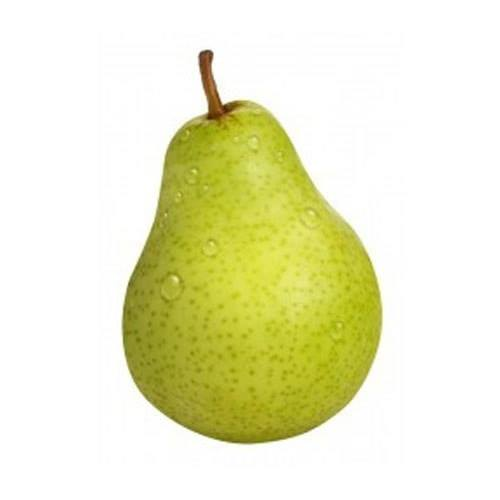
#> input picture le.jpg, 500 x 500 px
$ jupyter execute --allow-errors 'Image Processing project.ipynb'
#> lines starting #> are read from the running program, lines starting #| are printed output that depends on the picture; after the words box and inside, x2 and y2 are one past the last pixel; in counts of white or black regions, pixels touching at a corner belong together
### assignment.py
from __future__ import print_function, division
import numpy as np
import math
import cv2
from matplotlib import pyplot as mlt

class FreemanChainCode(object):
    def __init__(self, image_path, **kwargs):
        """
        Required arguments:
        - image_path: the location of image, remember '/' with Linux and '\\' with Windows
        Optional arguments:
        - direction: number of direction of chaincode
        Default is 8
        - object_location: list of tuple elements location of object in image
        Default is [(20,218),(20,218)]
        - threshold: choose a threshold for detect object clearly with environment
        Default is 60
        - kernel_size: the size of kernel use for opening and closing to let picture clear, this kernel with have square shape
        Default is 10
        - morno: choose that you will use closing or opening or none
        Default is 'closing'
        """
        self.path = image_path
        self.direction = kwargs.pop('direction', 8)
        self.object_location = kwargs.pop('location', [(20,218),(20,218)])
        self.thresh = kwargs.pop('threshold', 60)
        self.kernel_size = kwargs.pop('kernel_size', 10)
        self.mor = kwargs.pop('morno', 'closing')
        self.length = kwargs.pop('shape_length', 1)

    def _preprocessing(self):
        image = cv2.imread(self.path,0)
        boudary = self.object_location
        if np.sum(boudary) != 0:
            image = image[boudary[0][0]:boudary[0][1],boudary[1][0]:boudary[1][1]]
        if image[0,0] > 80:
            ret, img = cv2.threshold(image, self.thresh,255, cv2.THRESH_BINARY_INV)
        else:
            ret, img = cv2.threshold(image, self.thresh,255, cv2.THRESH_BINARY)
        return img

    def _start_point(self):
        if self.mor == 'closing':
            img = self._closing()
        if self.mor == 'opening':
            img = self._opening()
        if self.mor == 'None':
            img = self._preprocessing()
        for i, row in enumerate(img):
            for j, value in enumerate(row):
                if value == 255:
                    start_point = (i, j)
                    break
            else:
                continue
            break
        return start_point, img
    def _closing(self):
        kernel = np.ones((self.kernel_size,self.kernel_size),np.uint8)
        img = self._preprocessing()
        closing = cv2.morphologyEx(img, cv2.MORPH_CLOSE, kernel)
        return closing
    def _opening(self):
        kernel = np.ones((self.kernel_size,self.kernel_size),np.uint8)
        img = self._preprocessing()
        opening = cv2.morphologyEx(img, cv2.MORPH_OPEN, kernel)
        return opening
    def _get_chain_code(self):
        '''
        Get chain code by direction
        '''
        start_point, img = self._start_point()
        if self.direction == 4:
            dicrections = [   0,
                           1,    2,
                              3    ]
            num_necess = 3
        elif self.direction == 8:
            directions = [ 0,  1,  2,
                           7,      3,
                           6,  5,  4]
            num_necess = 5
        dir2idx = dict(zip(directions, range(len(directions))))
        move = self.length
        # Move the current point follow the direction
        if self.direction == 8:
            # Columns
            change_x =   [-move,  0, move,
                          -move,     move,
                          -move,  0, move]

            # Rows
            change_y =   [-move,-move,-move,
                           0,             0,
                           move, move, move]
        elif self.direction == 4:
            # Columns
            change_x = [       0,
                        -move,    move,
                               0       ]
            # Rows
            change_y = [     -move,
                         0,        0,
                              move    ]

        # Border for drawing the boundary when finish the job
        border = []
        chain = []
        curr_point = start_point
        '''
        This find the first shape, the direction we choose to move our chain code
        '''
        for direction in directions:
            idx = dir2idx[direction]
            # Move to each directions to find the true way
            new_point = (start_point[0]+change_y[idx], start_point[1]+change_x[idx])
            if img[new_point] != 0:
                border.append(new_point)
                chain.append(direction)
                curr_point = new_point
                break
        count = 0
        while(count < 30):
            while curr_point != start_point:
                # Make sure the direction always be the first opposite with the current direction
                b_direction = (direction + num_necess) % self.direction
                if self.direction > 4:
                    b_direction += 1
                dirs_1 = range(b_direction, 8)
                dirs_2 = range(0, b_direction)
                dirs = []
                dirs.extend(dirs_1)
                dirs.extend(dirs_2)
                for direction in dirs:
                    idx = dir2idx[direction]
                    new_point = (curr_point[0]+change_y[idx], curr_point[1]+change_x[idx])
                    if img[new_point] != 0:
                        border.append(new_point)
                        chain.append(direction)
                        curr_point = new_point
                        break
                count += 1
            if self.length == 1:
                move+=1
            else:
                break
        return border, chain, img, move
    def _different(self):
        '''
        Return the different from chain code
        '''
        directions = self.direction
        _,chain_code,_,_ = self._get_chain_code()
        result = []
        dir = list(range(directions))
        len_code = len(chain_code)
        for i in range(len_code):
            step = [dir.index(chain_code[i]), dir.index(chain_code[i-1])]
            if i ==0:
                step = [dir.index(chain_code[len_code-1]), dir.index(chain_code[0])]
            temp = (dir.index(chain_code[i])-dir.index(chain_code[i-1]))
            if temp < 0:
                minimum = min(step)
                maximum = max(step)
                temp = len(dir[:minimum])+len(dir[maximum:])
            result.append(temp)
        return result
    def result(self):
        '''
        This function give the final result, return the boundary point of object
        '''
        border, chain, img, length = self._get_chain_code()
        diff = self._different()
        shape = [diff[len(diff)-1]] + diff[:(len(diff)-1)]
        chain_code = (''.join([str(i) for i in chain]))
        differ = (''.join([str(i) for i in diff]))
        shape_no = (''.join([str(i) for i in chain_code]))
        return border, chain_code, differ, shape_no, img, length
    # [12 lines left out: function show, not called in this run]

### Image Processing project.ipynb
[cell 1]
import numpy as np
import math
import cv2
from matplotlib import pyplot as mlt
# comment something to push

[cell 2]
img_path = 'le.jpg'
image = cv2.imread(img_path,0)
#> image: shape (500, 500); min 38, max 255, mean 231.9
# mlt.imshow(image)
# print(image.shape)
# image = np.reshape(a, (-1, 28)).astype(np.uint8)
boudary = [(0,0),(0,0)]
#[(20,218),(20,218)]
if np.sum(boudary) != 0:
    image = image[boudary[0][0]:boudary[0][1],boudary[1][0]:boudary[1][1]]
# print(image[0,0])
if image[0,0] > 80:
    ret, img = cv2.threshold(image, 200,255, cv2.THRESH_BINARY_INV)
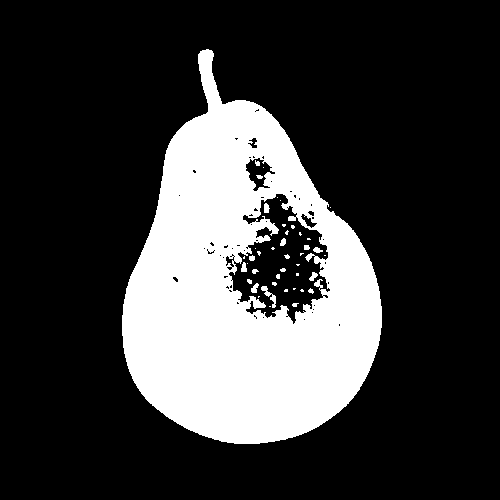
#> img: shape (500, 500); 23.2% white; 43 white regions (27 under 20 px), largest, box (x1, y1, x2, y2) and area: (122, 49, 382, 444) 57284, (261, 286, 276, 308) 107, (251, 283, 259, 293) 49
else:
    ret, img = cv2.threshold(image, 60,255, cv2.THRESH_BINARY)
# image = image[20:218,20:218]
# mlt.imshow(image, cmap='Greys')
mlt.imshow(img, cmap='Greys')

[cell 3]
print(img)
#> (printed output is left out)

[cell 4]
ret,img = cv2.threshold(image,200,255,cv2.THRESH_BINARY_INV)
mlt.imshow(img, cmap = 'Greys')

[cell 5]
print(img)
#> (printed output is left out)

[cell 6]
kernel = np.ones((10,10),np.uint8)
temp = cv2.dilate(img, kernel, iterations = 1)
#> temp: shape (500, 500); 28.2% white; 1 white region, box (x1, y1, x2, y2) and area: (118, 45, 387, 449) 70564
mlt.imshow(temp, cmap = 'Greys')

[cell 7]
kernel = np.ones((10,10),np.uint8)
# closing = cv2.morphologyEx(img, cv2.MORPH_CLOSE, kernel)
# dilation = cv2.dilate(img,kernel,iterations = 1)
closing = cv2.morphologyEx(img, cv2.MORPH_CLOSE, kernel)
#> closing: shape (500, 500); 24.8% white; 3 white regions, box (x1, y1, x2, y2) and area: (123, 50, 383, 445) 61861, (297, 265, 301, 277) 37, (281, 269, 287, 273) 20

mlt.imshow(closing,cmap = 'Greys')

[cell 8]
img = closing
print((img.shape))
#| (500, 500)

[cell 9]
print(img)
#> (printed output is left out)

[cell 10]
for i, row in enumerate(img):
    for j, value in enumerate(row):
#         cv2.circle(img,(i,j),5,150,1)
        if value == 255:
            start_point = (i, j)
            print(start_point, value)
            break
    else:
        continue
    break
#> this loop made 51 passes
#| (50, 207) 255

[cell 11]
# cv2.circle(img,start_point[::-1],5,150,2)
# mlt.imshow(img, cmap='Greys')

[cell 12]
directions = [ 0,  1,  2,
               7,      3,
               6,  5,  4]
dir2idx = dict(zip(directions, range(len(directions))))
# print(dir2idx)
temp = 1
change_j =   [-temp,  0, temp, # x or columns
              -temp,    temp,
              -temp,  0, temp]

change_i =   [-temp, -temp, -temp, # y or rows
               0,      0,
               temp, temp,temp]

border = []
chain = []
curr_point = start_point
for direction in directions:
#     print(direction)
    idx = dir2idx[direction]
#     print(idx)
    new_point = (start_point[0]+change_i[idx], start_point[1]+change_j[idx])
#     print("New point: {}, {}".format(new_point, img[new_point]))
    if img[new_point] != 0: # if is ROI
        border.append(new_point)
        chain.append(direction)
        curr_point = new_point
        break
#> after the loop, border = [(50, 208)]; chain = [3]

count = 0
while(count < 30):
    while curr_point != start_point:
        #figure direction to start search
    #     cv2.circle(img,curr_point[::-1],5,150,2)

        b_direction = (direction + 5) % 8
        b_direction += 1
        dirs_1 = range(b_direction, 8)
        dirs_2 = range(0, b_direction)
        dirs = []
        dirs.extend(dirs_1)
        dirs.extend(dirs_2)
        for direction in dirs:
            idx = dir2idx[direction]
            new_point = (curr_point[0]+change_i[idx], curr_point[1]+change_j[idx])
            if img[new_point] != 0:
                border.append(new_point)
                chain.append(direction)
                curr_point = new_point
                break
        count += 1
    temp+=1
#> after the loop, border = 976 pairs, first value 50 to 444, second value 123 to 382; chain = 976 values, max 7 at index 407, min 0 at index 522, mean 3.44; count = 975; temp = 2

[cell 13]
print(count)
#| 975
print(chain)
#> (printed output is left out)

[cell 14]
mlt.imshow(img, cmap='Greys')
mlt.plot([i[1] for i in border], [i[0] for i in border])
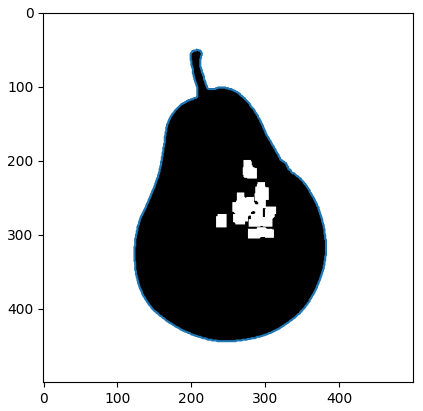
#> figure drawn by matplotlib, 1 panel

[cell 15]
my_list=["Alex:1990:London", "Tony:1993:NYC", "Kate:2001:Beijing", "Tony:2001:LA", "Alex:1978:Shanghai"]
dict = {}
for idx, content in enumerate(my_list):
    name = content[:(content.index(':'))]
    if name not in dict:
        dict[name] = []
    dict[name].append(my_list[idx])

[cell 16]
def properNounCorrection(noun):
    noun = noun.lower()
    a = list(noun)
    a[0]= a[0].upper()
    a = ''.join(a)
    print(a)
properNounCorrection('oNAD')

[cell 17]
a = [0,1,2,3,4,5,6,7]
b = [0,0,0,0,6,0,6,6,6,6,6,6,6,6,4,4,4,4,4,4,2,4,2,2,2,2,2,0,2,2,0,2]
c = [6,0,0,0,6,2,6,0,0,0,0,0,0,0,6,0,0,0,0,0,6,2,6,0,0,0,0,6,2,0,6,2]
l = len(b)
p = []
def _different(direction, chain_code):
#> called with direction = 8
    result = []
    direction = list(range(direction))
    len_code = len(chain_code)
    for i in range(len_code):
        step = [direction.index(chain_code[i]), direction.index(chain_code[i-1])]
        if i ==0:
            step = [direction.index(chain_code[len_code-1]), direction.index(chain_code[0])]
        temp = (direction.index(chain_code[i])-direction.index(chain_code[i-1]))
        if temp < 0:
            minimum = min(step)
            maximum = max(step)
            temp = len(direction[:minimum])+len(direction[maximum:])
        result.append(temp)
    return result
d = _different(8,b)
print(d)

[cell 18]
print((''.join([str(i) for i in b])))
#| 00006066666666444444242222202202
print((''.join([str(i) for i in d])))
#| 60006260000000600000626000062062

[cell 19]
temp = [1,2,3]
print([0]+temp)

[cell 20]
from __future__ import print_function, division
import numpy as np
import math
import cv2
from matplotlib import pyplot as mlt

class FreemanChainCode(object):
    # [184 lines left out: functions __init__, _preprocessing, _start_point, _closing, _opening, _get_chain_code and 3 more, not called in this run]

[cell 21]
from assignment import FreemanChainCode
from stringmatching import *
seven = FreemanChainCode(image_path = 'seven.png', location = [(0,0),(0,0)], morno = 'opening')
five = FreemanChainCode(image_path = 'five.jpg')
zero = FreemanChainCode(image_path = 'zero.png')
#> (the rest of this cell did not finish here and is left out)

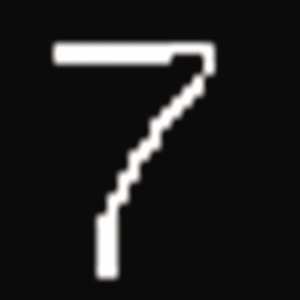
#> input picture seven.png, 300 x 300 px
#> in _preprocessing, `ret, img = cv2.threshold(image, self.thresh,255, cv2.THRESH_BINARY)`:
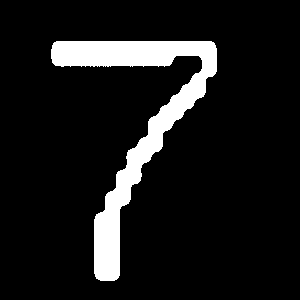
#> img: shape (300, 300); 9.9% white; 1 white region, box (x1, y1, x2, y2) and area: (51, 41, 217, 281) 8945
#> in _preprocessing, `ret, img = cv2.threshold(image, self.thresh,255, cv2.THRESH_BINARY)`: ret = 60
#> in _opening, `opening = cv2.morphologyEx(img, cv2.MORPH_OPEN, kernel)`:
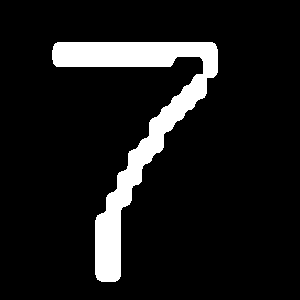
#> opening: shape (300, 300); 9.9% white; 1 white region, box (x1, y1, x2, y2) and area: (52, 42, 218, 282) 8907
#> the loop in _start_point, `for i, row in enumerate(img):` made 43 passes
#> in _get_chain_code, `start_point, img = self._start_point()`: start_point = (42, 57)
#> the loop in _get_chain_code, `for direction in directions:` made 5 passes
#> curr_point on pass 5: (42, 58)
#> new_point on passes 1 to 4: (41, 56), (41, 57), (41, 58), (42, 56)
#> after the loop in _get_chain_code, `for direction in directions:`: border = [(42, 58)]; chain = [3]
#> after the loop in _get_chain_code, `while(count < 30):`: border = 877 pairs, first value 42 to 281, second value 52 to 217; chain = 877 values, max 7 at index 191, min 0 at index 443, mean 4; count = 876; move = 2
#> the loop in _start_point (call 2), `for i, row in enumerate(img):` made 43 passes
#> the loop in _get_chain_code (call 2), `for direction in directions:` made 5 passes
#> in _different, `_,chain_code,_,_ = self._get_chain_code()`: chain_code has the same summary as chain in _get_chain_code
#> in _different, `len_code = len(chain_code)`: len_code = 877
#> the loop in _different, `for i in range(len_code):` made 877 passes
#> (minimum, maximum) on passes 157, 160, 163, 188, 198, 199, 215, 217, 219, 222, 224, 227: (3, 4), (4, 5), (4, 5), (5, 6), (6, 7), (5, 6), (5, 6), (5, 6), (6, 7), (6, 7), (6, 7), (5, 6)
#> after the loop in _different, `for i in range(len_code):`: maximum = 3; minimum = 2; result = 877 values, max 7 at index 156, min 0 at index 1, mean 0.985
#> in result, `diff = self._different()`: diff has the same summary as result in _different
#> in result, `shape = [diff[len(diff)-1]] + diff[:(len(diff)-1)]`: shape = 877 values, max 7 at index 0, min 0 at index 2, mean 0.985
_,_,_,shape_2,_ = five.result()
_,_,_,shape_3,_ = zero.result()
print(similarity(shape_2,shape_1))

[cell 22]
from assignment import FreemanChainCode
from stringmatching import *
triangle = FreemanChainCode(image_path = 'triangle.png', threshold = 200, location = [(0,0),(0,0)])
rectangle = FreemanChainCode(image_path= 'rectangle.png', location = [(0,0),(0,0)])
square = FreemanChainCode(image_path= 'square.png', location = [(0,0),(0,0)])
_,_,a,shape_1,_,_ = triangle.result()
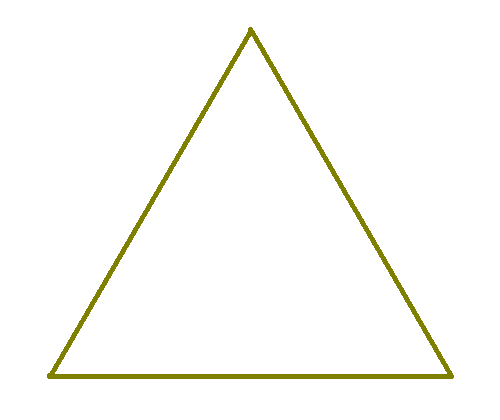
#> input picture triangle.png, 500 x 420 px
#> in _preprocessing (call 3), `image = cv2.imread(self.path,0)`: image: shape (420, 500); values 122 (black) and 255 (white), 97.2% white; 1 black region, box (x1, y1, x2, y2) and area: (47, 27, 454, 379) 5870
#> in _preprocessing (call 3), `ret, img = cv2.threshold(image, self.thresh,255, cv2.THRESH_BINARY_INV)`: ret = 200
#> in _closing, `closing = cv2.morphologyEx(img, cv2.MORPH_CLOSE, kernel)`:
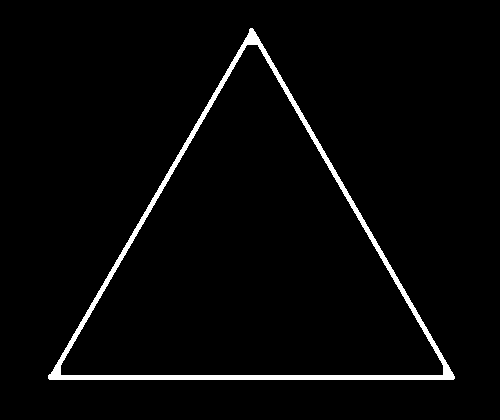
#> closing: shape (420, 500); 2.8% white; 1 white region, box (x1, y1, x2, y2) and area: (48, 28, 455, 380) 5965
#> the loop in _different (call 2), `for i in range(len_code):` made 1109 passes
_,_,b,shape_2,_,_ = rectangle.result()
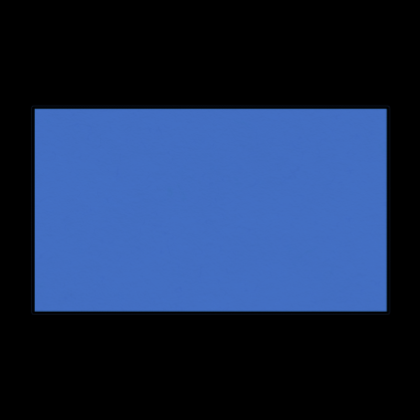
#> input picture rectangle.png, 420 x 420 px
#> in _preprocessing (call 5), `image = cv2.imread(self.path,0)`:
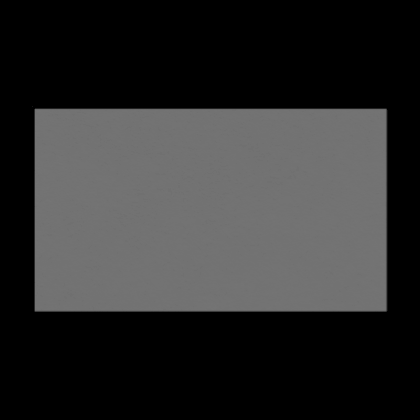
#> image: shape (420, 420); min 0, max 117, mean 46.3
#> in _preprocessing (call 5), `ret, img = cv2.threshold(image, self.thresh,255, cv2.THRESH_BINARY)`: img: shape (420, 420); 40.5% white; 1 white region, box (x1, y1, x2, y2) and area: (35, 109, 387, 312) 71423
#> in _closing (call 3), `closing = cv2.morphologyEx(img, cv2.MORPH_CLOSE, kernel)`:
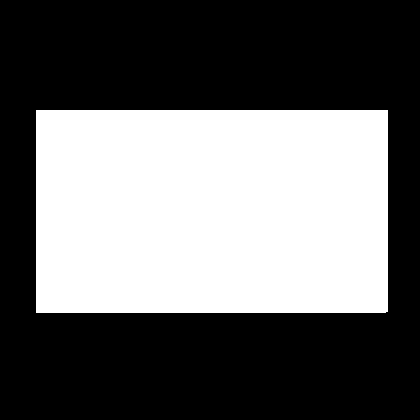
#> closing: shape (420, 420); 40.5% white; 1 white region, box (x1, y1, x2, y2) and area: (36, 110, 388, 313) 71454
